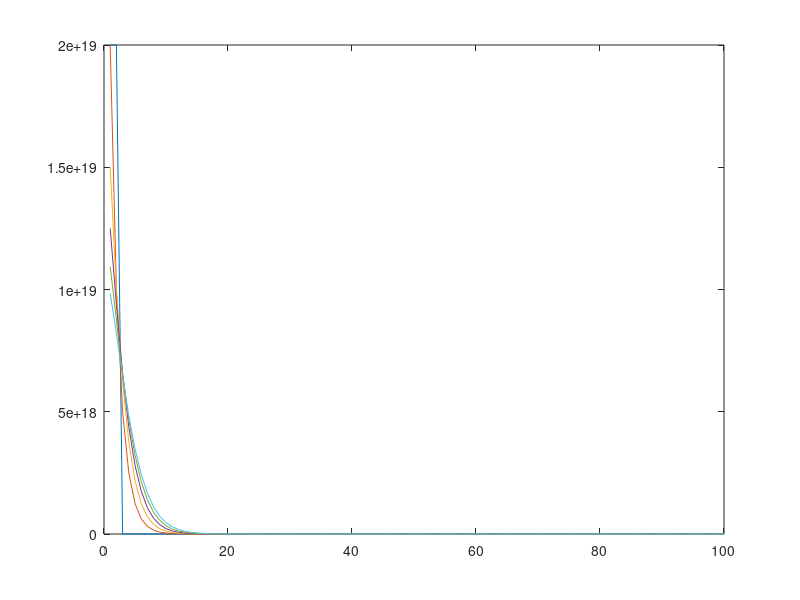

Here is the MATLAB script that generated this plot:
%% Task 2 and 3
C_vector = zeros(1,100);
C_vector(1:2) = 2e19;

plot(C_vector);

hold on;

for j = 1:5
    C_vector(1) = 0.5*((max(C_vector) + C_vector(2)));
    for i = 2:length(C_vector)-1  % start at 2 because there is no value left of the first element
        C_vector(i) = 0.5*(C_vector(i-1) + C_vector(i+1));
    end
    plot(C_vector);
    %pause(5)
end
